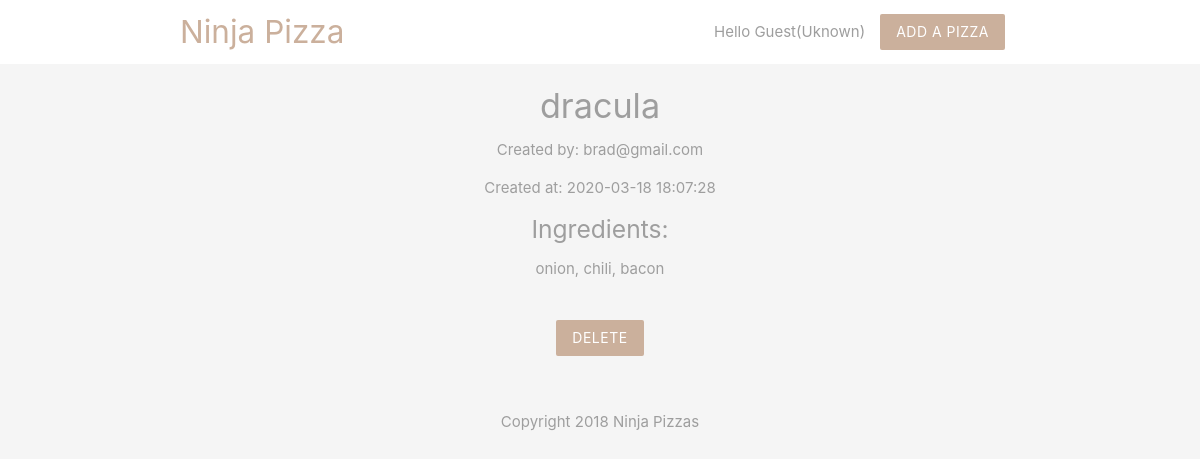
/details.php?id=9, run on the app's committed database.
### tables this page shows
CREATE TABLE `pizzas` (
  `id` int(11) NOT NULL,
  `title` varchar(255) NOT NULL,
  `ingredients` varchar(255) NOT NULL,
  `email` varchar(255) NOT NULL,
  `created_at` timestamp NOT NULL DEFAULT CURRENT_TIMESTAMP
);

### details.php (the view, shortened to what this page needs)
<?php
    include ('config/db_connect.php');
    if(isset($_GET['id'])){
        $id = mysqli_real_escape_string($conn, $_GET['id']);
        $sql = "SELECT * FROM pizzas WHERE id = $id";
        $result = mysqli_query($conn, $sql);
        $pizza = mysqli_fetch_assoc($result);
    }
?>
<!DOCTYPE html>
<html>
    <?php include 'templates/header.php';?>
    <div class="container center grey-text">
        <?php if($pizza):?>
            <h4><?php echo htmlspecialchars($pizza['title']);?></h4>
            <p>Created by: <?php echo htmlspecialchars($pizza['email']);?></p>
            <p>Created at: <?php echo date($pizza['created_at']);?></p>
            <h5>Ingredients: </h5>
            <p><?php echo htmlspecialchars($pizza['ingredients']);?></p>
            <form action="details.php" method="POST">
                <input type="submit" name="delete" value="Delete" class='btn brand z-depth-0'>
            </form>
        <?php else:?>
            <h5>No such pizza exists!</h5>
        <?php endif;?>
    </div>
    <?php include 'templates/footer.php';?>
</html>

### templates/header.php (style rules this page uses)
.brand { background: #cbb09c !important; }
form { max-width: 460px; margin: 20px auto; padding: 20px; }

### data on the page
pizzas: title "dracula", email "brad@gmail.com", created_at "2020-03-18 18:07:28", ingredients "onion, chili, bacon"

### other printed values
$name "Guest"
$gender "Uknown"
